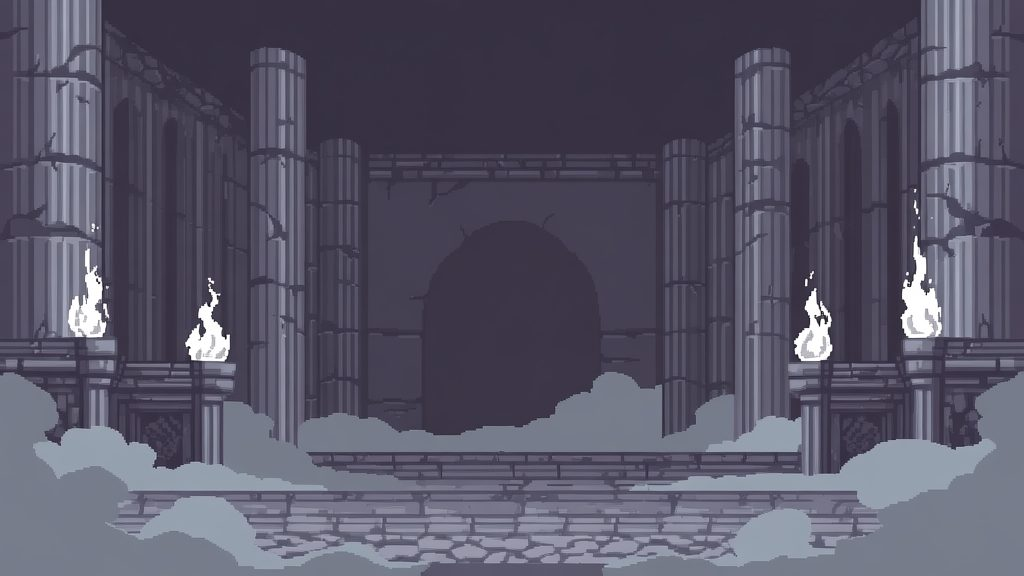
#> input picture assets/bg_battle.jpg, 1024 x 576 px
$ python -i process_drops.py   (imports and definitions only)
#> lines starting #> are read from the running program, lines starting #| are printed output that depends on the picture; after the words box and inside, x2 and y2 are one past the last pixel; in counts of white or black regions, pixels touching at a corner belong together
#> further down, picture is the input picture: PIL image 1024x576 RGB; mean R, G, B 87.7, 85.4, 103.1
# -*- coding: utf-8 -*-
"""ドロップ宝石→フラッドフィル白抜き透過(128px)、背景→JPEG化"""
import os
import numpy as np
from PIL import Image, ImageFilter
from collections import deque

BASE = os.path.dirname(os.path.abspath(__file__))
SRC = os.path.join(BASE, "assets_raw")
DST = os.path.join(BASE, "assets")

def flood_white(img, thresh=90):
#> called with thresh = 90
    a = np.array(img.convert("RGBA")).astype(np.int16)
    h, w = a.shape[:2]
#> h = 576; w = 1024
    near = (255 - a[:,:,:3]).sum(axis=2) < thresh
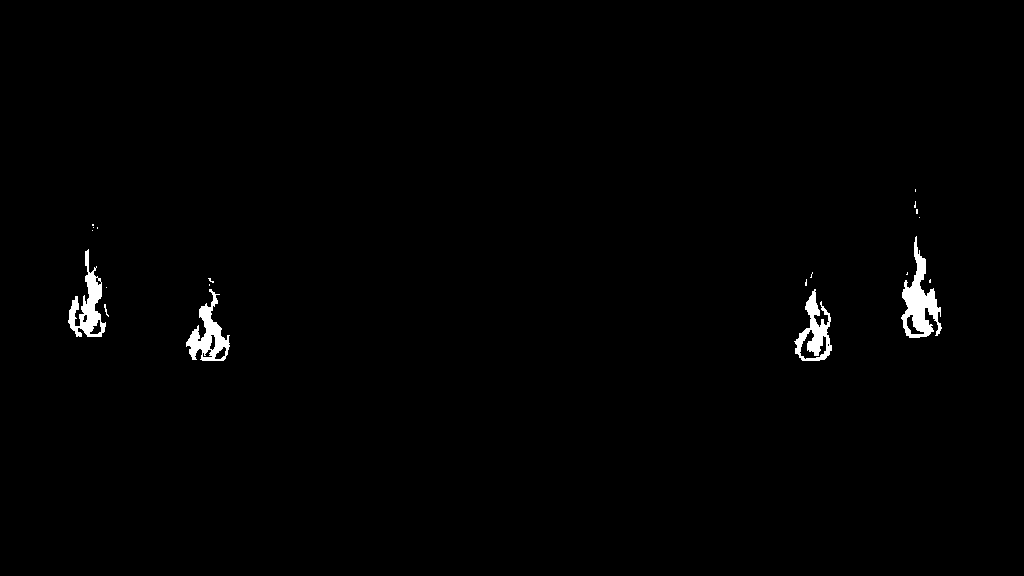
#> near: shape (576, 1024) bool; 0.94% white; 20 white regions (15 under 20 px), largest, box (x1, y1, x2, y2) and area: (901, 236, 942, 338) 1735, (68, 249, 106, 337) 1295, (186, 289, 230, 361) 1269, (794, 289, 832, 361) 1164, (104, 304, 109, 317) 22
    bg = np.zeros((h,w), bool)
    dq = deque()
    for x in range(w):
        for y in (0, h-1):
            if near[y,x] and not bg[y,x]: bg[y,x]=True; dq.append((y,x))
#> bg: shape (576, 1024) bool; every value is 0
    for y in range(h):
        for x in (0, w-1):
            if near[y,x] and not bg[y,x]: bg[y,x]=True; dq.append((y,x))
    while dq:
        y,x = dq.popleft()
        for ny,nx in ((y-1,x),(y+1,x),(y,x-1),(y,x+1)):
            if 0<=ny<h and 0<=nx<w and near[ny,nx] and not bg[ny,nx]:
                bg[ny,nx]=True; dq.append((ny,nx))
    a[:,:,3] = np.where(bg, 0, 255)
    img = Image.fromarray(a.clip(0,255).astype(np.uint8))
    al = Image.fromarray(np.array(img)[:,:,3])
#> al: PIL image 1024x576 L; every value is 255
    al = al.filter(ImageFilter.MinFilter(5)).filter(ImageFilter.GaussianBlur(0.8))
    arr = np.array(img); arr[:,:,3] = np.array(al)
    return Image.fromarray(arr)

# [21 lines not run here, left out]

>>> from PIL import Image
>>> picture = Image.open('assets/bg_battle.jpg')
>>> result = flood_white(picture)
